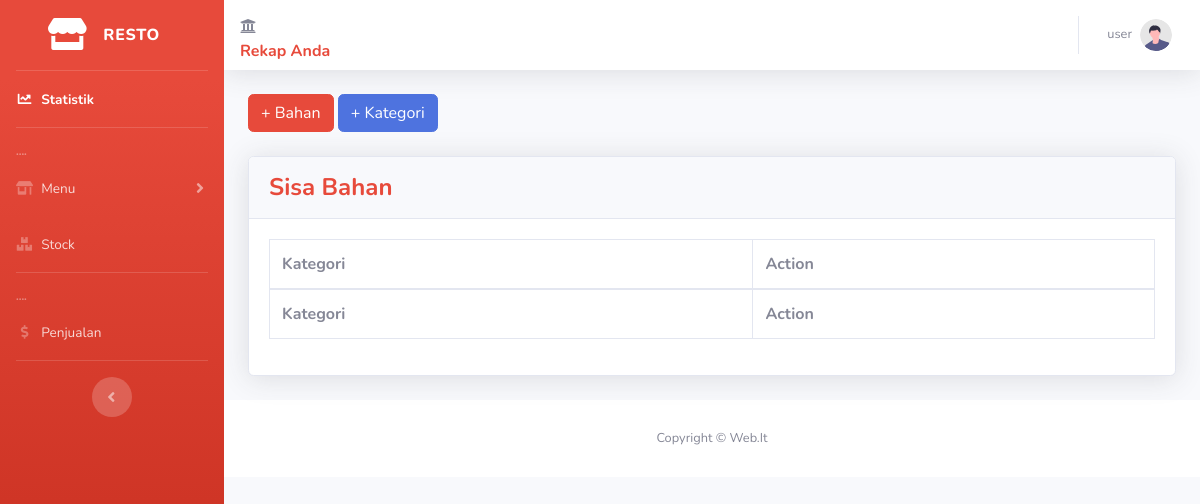
Before: /kategori.php (signed in) with the older database file.
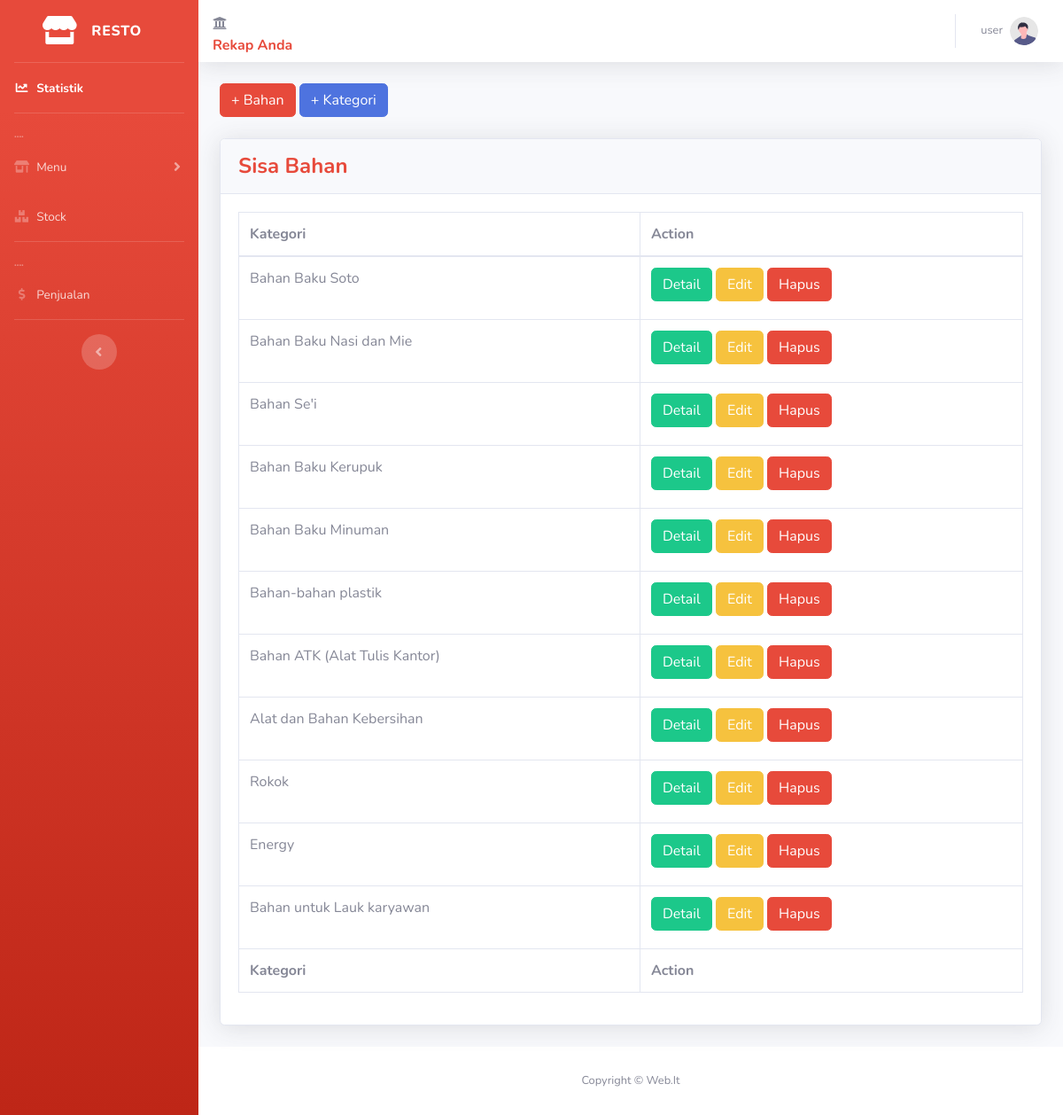
After: the same page with the newer database file.
### tables this page shows
CREATE TABLE `kategori_bahan` (
  `id` int(10) NOT NULL,
  `kategori` varchar(50) NOT NULL
);

### kategori.php (the view, shortened to what this page needs)
<?php
require './partials/header.php';
$sql = "SELECT * FROM kategori_bahan";
$result = $conn->query($sql);
$data = array();
while ($row = $result->fetch_assoc()) {
  $data[] = $row;
}
?>
<button type="button" class="btn btn-danger mb-4" data-toggle="modal" data-target="#modalBahan">
  + Bahan
</button>
<button type="button" class="btn btn-primary mb-4" data-toggle="modal" data-target="#modalKategori">
  + Kategori
</button>
            <div class="card shadow mb-4">
              <div class="card-header py-3">
                <h4 class="m-0 font-weight-bold text-danger">Sisa Bahan</h4>
              </div>
              <div class="card-body">
                <div class="table-responsive">
                  <table class="table table-bordered" id="dataTable" width="100%" cellspacing="0">
                    <thead>
                      <tr>
                        <th>Kategori</th>
                        <th>Action</th>
                      </tr>
                    </thead>
                    <tfoot>
                      <tr>
                        <th>Kategori</th>
                        <th>Action</th>
                      </tr>
                    </tfoot>
                    <tbody>
                        <?php foreach($data as $key => $row): ?>
                      <tr>
                        <td><?= $row['kategori'] ?></td>
                        <td><a href="stock.php?id_kategori=<?= $row['id']; ?>" class="btn btn-success mb-2 ">Detail</a>
                        <button type="button" class="btn btn-warning mb-2" data-toggle="modal" data-target="#modalEdit<?= $key; ?>">Edit</button>
                        <button type="button" class="btn btn-danger mb-2" data-toggle="modal" data-target="#modalHapus<?= $key; ?>">Hapus</button></td>
                    </tr>
                    <?php endforeach; ?>
                  </tbody>
                </table>
                </div>
              </div>
            </div>
<?php require 'partials/footer.php'; ?>

Changed rows visible on the page:
added kategori_bahan: kategori "Bahan Baku Soto"
added kategori_bahan: kategori "Bahan Baku Nasi dan Mie"
added kategori_bahan: kategori "Bahan Se'i"
added kategori_bahan: kategori "Bahan Baku Kerupuk"
added kategori_bahan: kategori "Bahan Baku Minuman"
added kategori_bahan: kategori "Bahan-bahan plastik"
added kategori_bahan: kategori "Bahan ATK (Alat Tulis Kantor)"
added kategori_bahan: kategori "Alat dan Bahan Kebersihan"
added kategori_bahan: kategori "Rokok"
added kategori_bahan: kategori "Energy"
added kategori_bahan: kategori "Bahan untuk Lauk karyawan"
